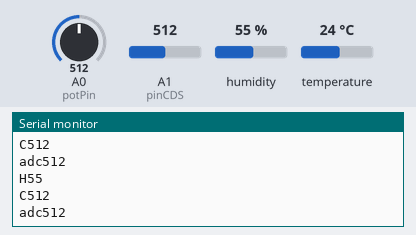
The sketch below on a simulated Arduino Uno, built with avr-gcc and run on an emulated ATmega328P. On the bench: the last lines printed to the serial monitor. The test bench sets the inputs (shaded band); at power-on: humidity 55 %, A0 (potPin) = 512, A1 (pinCDS) = 512, temperature 24 °C.

Above: at 3.3 s.
3.4 s: humidity set to 22 %
At 6.4 s:
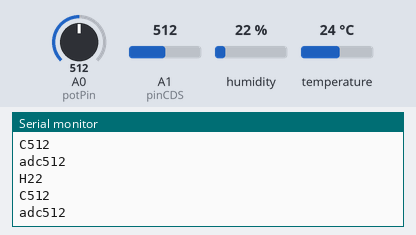
6.7 s: A0 (potPin) set to 716
At 9.2 s:
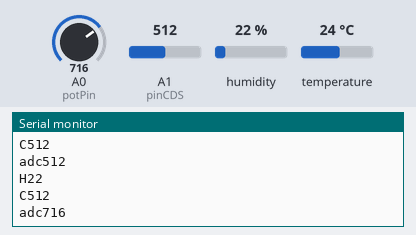
10.0 s: A1 (pinCDS) set to 716
At 12.0 s:
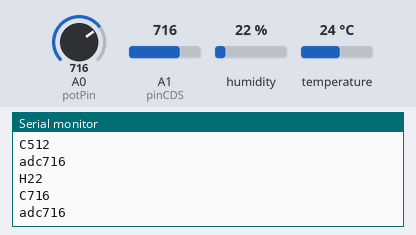
13.3 s: humidity set to 40 %
At 16.4 s:
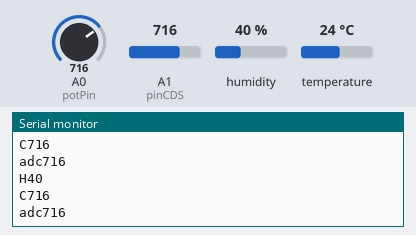
16.6 s: A0 (potPin) set to 992
At 19.2 s:
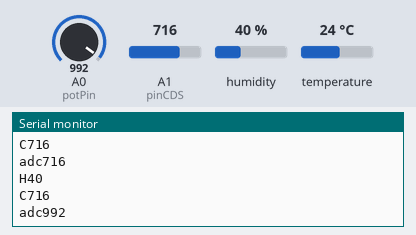
19.9 s: A1 (pinCDS) set to 992
At 21.9 s:
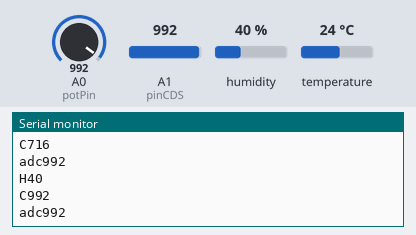
Timing chart, 0 to 23.4 s (numbered marks = the images above; inputs shaded):
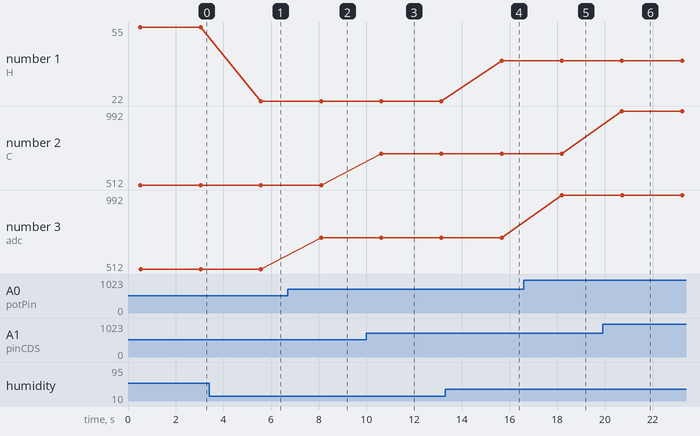

Measured:
- after the input at 3.4 s, the serial monitor: prints a new line after 2.2 s (image 1)
- after the input at 6.7 s, the serial monitor: prints a new line after 1.4 s (image 2)
- after the input at 10.0 s, the serial monitor: prints a new line after 0.62 s (image 3)
- after the input at 13.3 s, the serial monitor: prints a new line after 2.4 s (image 4)
- after the input at 16.6 s, the serial monitor: prints a new line after 1.6 s (image 5)
- after the input at 19.9 s, the serial monitor: prints a new line after 0.82 s (image 6)
- plotted number 1: 55 → 22 after the input at 3.4 s, 22 → 40 after the input at 13.3 s
- plotted number 3: 512 → 716 after the input at 6.7 s, 716 → 992 after the input at 16.6 s

The sketch:

ReadHumidity_copy_20230720154633.ino
```cpp
#include <DHT11.h>
const unsigned int pinCDS=A1;
const unsigned int potPin = A0;
// Create an instance of the DHT11 class and set the digital I/O pin.
DHT11 dht11(2);

void setup()
{
    // Initialize serial communication at 115200 baud.
    Serial.begin(115200);
}

void loop()
{
    // Read the humidity from the sensor.
    int humidity = dht11.readHumidity();

    // If the humidity reading was successful, print it to the serial monitor.
    if (humidity != -1)
    {
        Serial.print("H");
        Serial.println(humidity);

    }
    else;
    long int cds =  analogRead(pinCDS);
    Serial.print("C");
    Serial.println(cds);

    unsigned int adcVal = analogRead(potPin);
    Serial.print("adc");  Serial.println(adcVal);

    // Wait for 2 seconds before the next reading.
    delay(2000);
}
```
